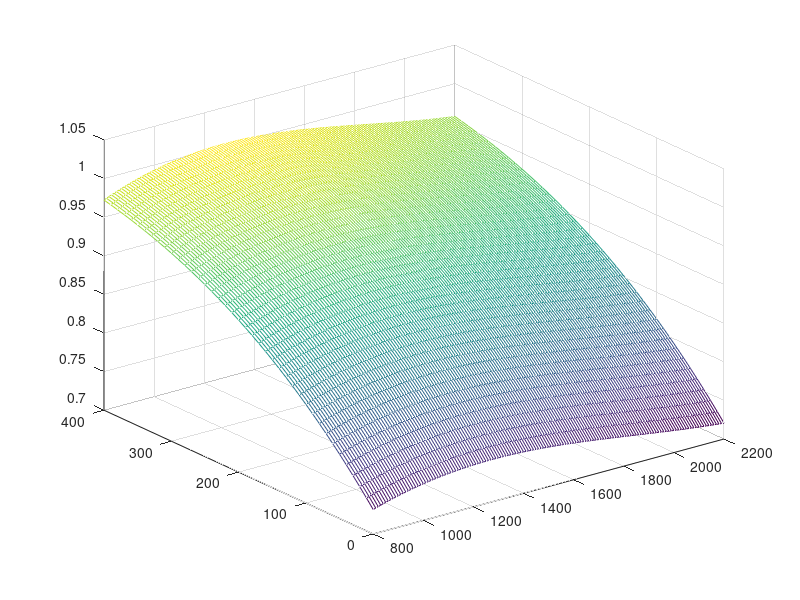

Recreate this plot in MATLAB.
e=1;
ne=[800:10:2200];
te=[0:10:400];
[X,Y]=meshgrid(ne,te)
x=0.87.*((X/(0.62*3900)).^(0.05)+0.035*sin(4*X/(0.62*3900))).*(exp(-3.3.*Y/(55*42))-exp(-5.*Y/(55*42))+exp(0.05.*Y/(55*42)))*(abs(e)^0.5);
y=0.87.*((e*X/(0.62*3490)).^(0.05)+0.035*sin(4*e*X/(0.62*3490))).*(exp(-3.3.*Y/(55*42))-exp(-5.*Y/(55*42))+exp(0.05.*Y/(55*42)));
Z=x.*y;
mesh(X,Y,real(Z));